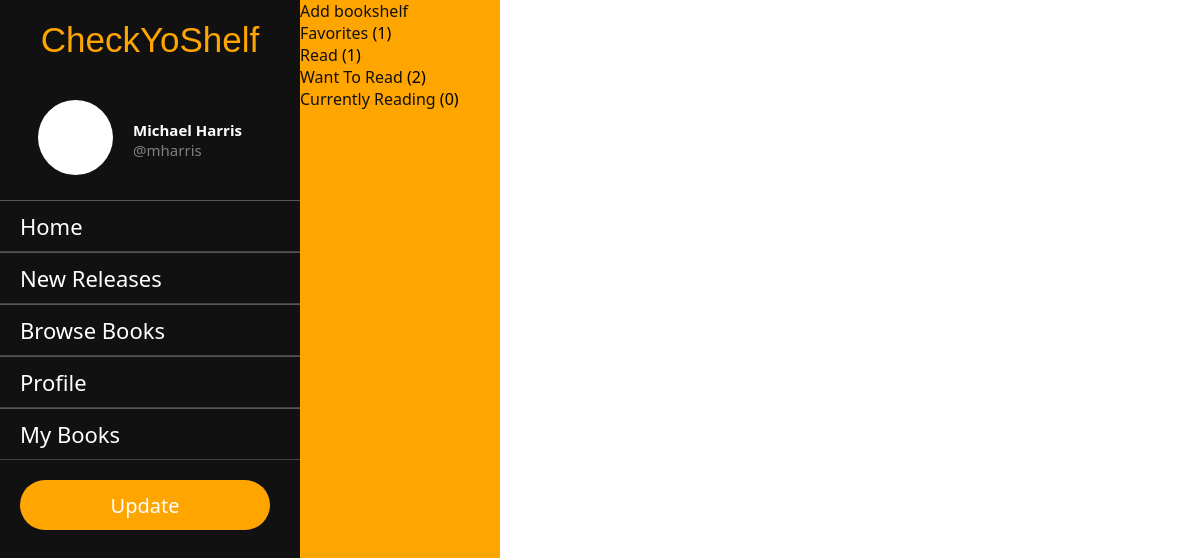
Before: /mharris/bookshelves with the older database file.
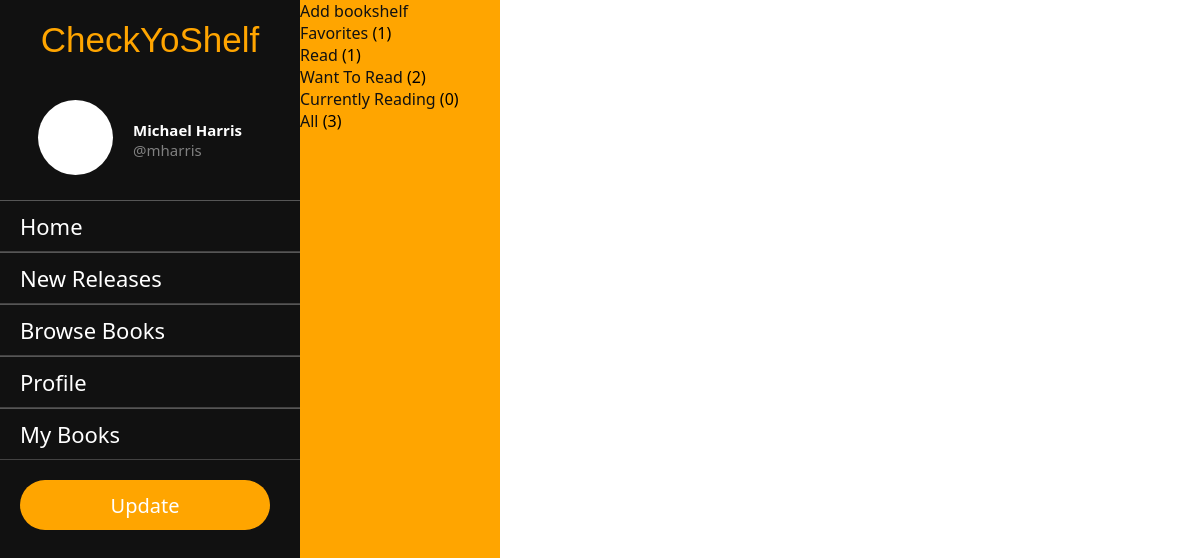
After: the same page with the newer database file.
### app/models.py (models this page shows)
class Bookshelf(models.Model):
    profile = models.ManyToManyField(Profile)
    books = models.ManyToManyField(Book, blank=True, related_name="books")
    name = models.CharField(max_length=200)
    description = models.TextField(blank=True)
    def __str__(self):
        return self.name

### app/views.py (the view)
# urls.py: path("<str:username>/bookshelves", bookshelf_view, name="bookshelves"),
def bookshelf_view(request, username):
    context = {}
    try:
        user = User.objects.get(username=username)
        profile = Profile.objects.get(user=user)
    except:
        user = None
        profile = None
    bookshelves = Bookshelf.objects.filter(profile=profile)
    bookshelves_count = {}
    for shelf in bookshelves:
        shelf_books = shelf.books.all()
        bookshelves_count[shelf] = shelf_books.count()
    context["profile"] = profile
    context["bookshelves_count"] = bookshelves_count
    return render(request, "bookshelves.html", context)

### app/templates/bookshelves.html (shortened to what this page needs)
{% extends "base.html" %}  {% block content %}
<div class="bookshelf-nav">
  <a href="{% url "create_bookshelf" profile.user %}">Add bookshelf</a>
  <ul>
    {% for shelf, count in bookshelves_count.items %}
    <li><a href="{% url "books" profile.user shelf %}">{{ shelf }}</a> ({{ count }})</li>
    {% endfor %}
  </ul>
</div>
{% endblock content %}

Changed rows visible on the page:
added Bookshelf: name "All", count "3"
